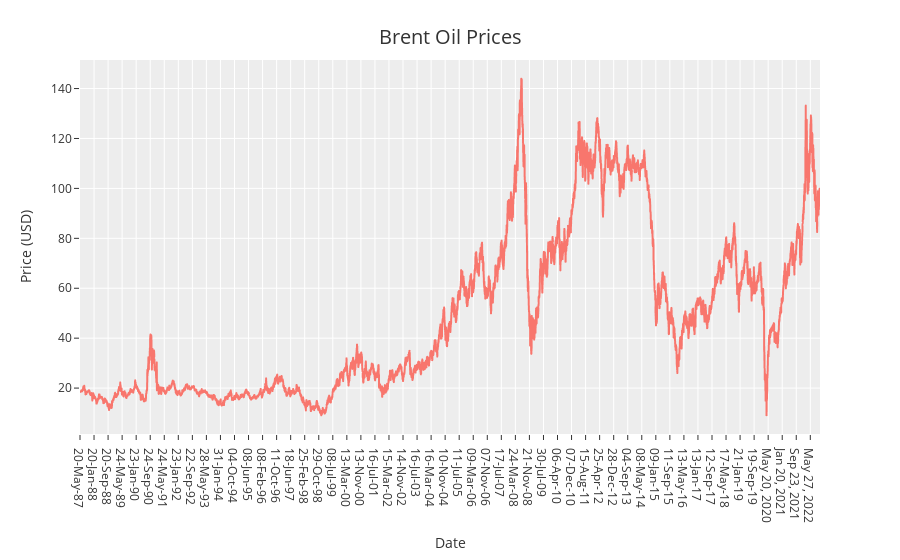

Here is the notebook cell this chart was saved with:
### Code cell
fig = px.line(oil_price_data, 
              x='Date', 
              y='Price',
              labels={'Price':'Price (USD)',
                      'Date':'Date'})

fig.update_layout(
    title=dict(
        text="Brent Oil Prices",
        font=dict(size=20),
        x=0.5,  # Centra el título horizontalmente
        xanchor='center',  # Ancla el título en su centro
        yanchor='top'  # Ancla el título en la parte superior
    )
)
fig.show()

### Figure 1 — Plotly figure (JSON) as saved in the notebook; plotly's stock layout.template omitted (floating-point values rounded to 4 significant figures; data arrays with more than 128 entries replaced by an {"elided": "..."} marker saying what was removed)
{"data": [{"hovertemplate": "Date=%{x}<br>Price (USD)=%{y}<extra></extra>", "legendgroup": "", "line": {"color": "#F8766D", "dash": "solid"}, "marker": {"symbol": "circle"}, "mode": "lines", "name": "", "showlegend": false, "type": "scattergl", "x": {"elided": "9011 str values"}, "xaxis": "x", "y": {"elided": "9011 float values"}, "yaxis": "y"}], "layout": {"legend": {"tracegroupgap": 0}, "margin": {"t": 60}, "title": {"font": {"size": 20}, "text": "Brent Oil Prices", "x": 0.5, "xanchor": "center", "yanchor": "top"}, "xaxis": {"anchor": "y", "domain": [0, 1], "title": {"text": "Date"}}, "yaxis": {"anchor": "x", "domain": [0, 1], "title": {"text": "Price (USD)"}}}}
